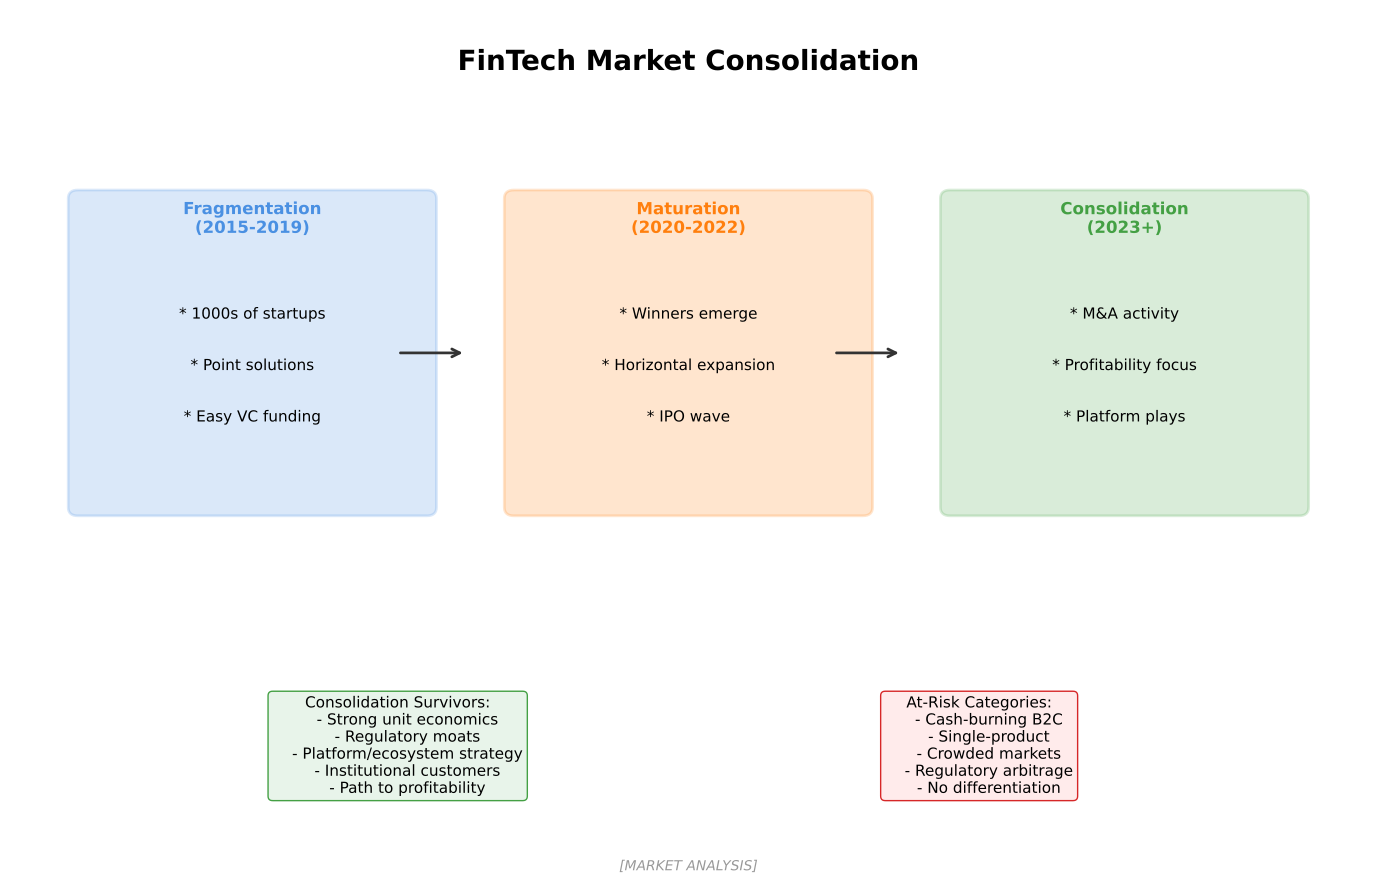

This chart was generated by the following Python code:
"""
FinTech Consolidation
Shows FinTech market consolidation trends

Output: fintech_consolidation.pdf
Module: module_01_fintech
Lesson: 12 - FinTech Trends
"""

from pathlib import Path
import matplotlib.pyplot as plt
import matplotlib.patches as mpatches
import numpy as np

CHART_METADATA = {
    'title': 'FinTech Consolidation',
    'module': 'module_01_fintech',
    'lesson': 12,
    'url': 'https://github.com/Digital-AI-Finance/digital-finance/tree/main/module_01_fintech/figures/fintech_consolidation'
}

plt.rcParams.update({
    'font.size': 14,
    'axes.labelsize': 14,
})

def create_chart():
    """Create FinTech consolidation diagram"""
    fig, ax = plt.subplots(figsize=(14, 9))
    ax.set_xlim(0, 14)
    ax.set_ylim(0, 10)
    ax.axis('off')

    # Title
    ax.text(7, 9.3, 'FinTech Market Consolidation', fontsize=20, fontweight='bold', ha='center')

    # Consolidation phases
    phases = [
        {
            'name': 'Fragmentation\n(2015-2019)',
            'x': 2.5, 'y': 6,
            'color': '#4A90E2',
            'features': ['1000s of startups', 'Point solutions', 'Easy VC funding'],
        },
        {
            'name': 'Maturation\n(2020-2022)',
            'x': 7, 'y': 6,
            'color': '#FF7F0E',
            'features': ['Winners emerge', 'Horizontal expansion', 'IPO wave'],
        },
        {
            'name': 'Consolidation\n(2023+)',
            'x': 11.5, 'y': 6,
            'color': '#44A044',
            'features': ['M&A activity', 'Profitability focus', 'Platform plays'],
        },
    ]

    for phase in phases:
        box = mpatches.FancyBboxPatch((phase['x']-1.8, phase['y']-1.8), 3.6, 3.6,
                                       boxstyle='round,pad=0.1',
                                       facecolor=phase['color'], alpha=0.2,
                                       edgecolor=phase['color'], lw=2)
        ax.add_patch(box)
        ax.text(phase['x'], phase['y']+1.4, phase['name'], ha='center',
               fontsize=12, fontweight='bold', color=phase['color'])

        for i, feat in enumerate(phase['features']):
            ax.text(phase['x'], phase['y']+0.4-i*0.6, f'* {feat}', ha='center', fontsize=11)

    # Arrows
    ax.annotate('', xy=(4.7, 6), xytext=(4, 6),
               arrowprops=dict(arrowstyle='->', color='#333333', lw=2))
    ax.annotate('', xy=(9.2, 6), xytext=(8.5, 6),
               arrowprops=dict(arrowstyle='->', color='#333333', lw=2))

    # Survivor characteristics
    survivors = """Consolidation Survivors:
    - Strong unit economics
    - Regulatory moats
    - Platform/ecosystem strategy
    - Institutional customers
    - Path to profitability"""

    ax.text(4, 2, survivors, ha='center', fontsize=11, va='top',
           bbox=dict(boxstyle='round', facecolor='#E8F4EA', edgecolor='#44A044'))

    # At risk
    at_risk = """At-Risk Categories:
    - Cash-burning B2C
    - Single-product
    - Crowded markets
    - Regulatory arbitrage
    - No differentiation"""

    ax.text(10, 2, at_risk, ha='center', fontsize=11, va='top',
           bbox=dict(boxstyle='round', facecolor='#FFEBEB', edgecolor='#D62728'))

    # Source
    fig.text(0.5, 0.02, '[MARKET ANALYSIS]',
            fontsize=10, ha='center', style='italic', color='#999999')

    plt.tight_layout()

    output_path = Path(__file__).parent / 'fintech_consolidation.pdf'
    plt.savefig(output_path, format='pdf', dpi=300, bbox_inches='tight')
    plt.close()
    print(f"Chart saved to: {output_path}")
    return output_path

if __name__ == '__main__':
    create_chart()
